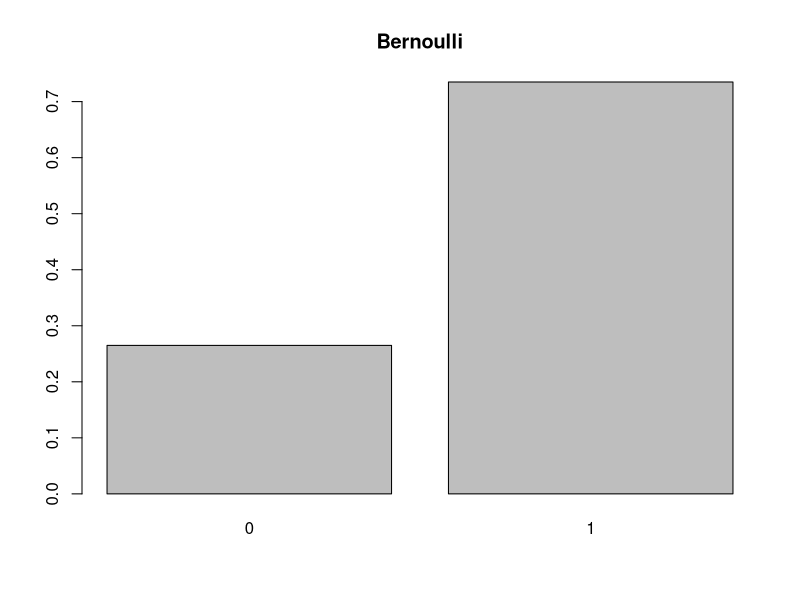

The R script that drew this image:
#Nanik Suryani
#Bernouli 1 benar barplot

Bernouli_1<-function(p,i) {
  U<-runif(i)
  Y<-NULL
  for (z in 1:i) {
    ifelse (U[z]<=p, Y[z]<-1, Y[z]<-0)
    tabel<-table(Y)/length(Y)
  }
  barplot(tabel, main="Bernoulli")
}
Bernouli_1(p=0.75,i=1000)
